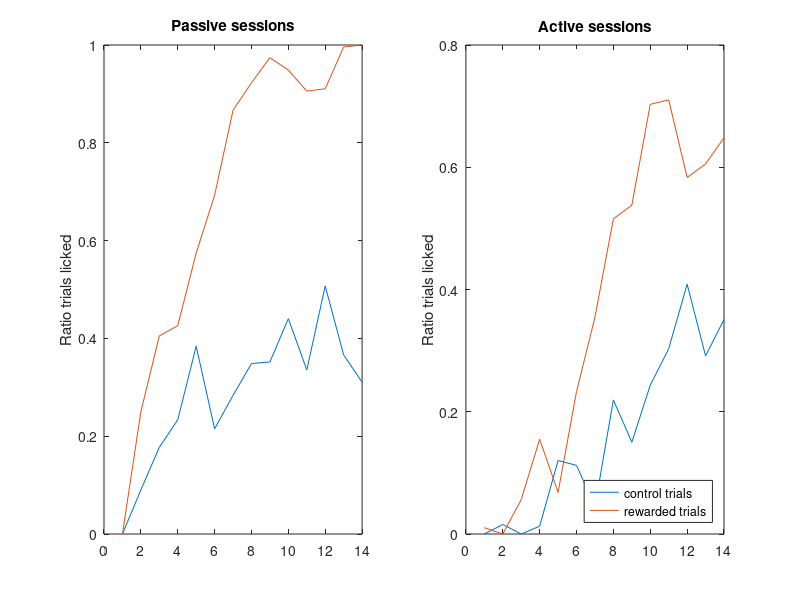

MATLAB code for this plot: (Note: this script raises an error after producing the figure.)

% Example plot
subplot(1,2,1);
passive = [linspace(0,1,8), ones(1,6)]+(rand(1,14)-0.5)/4;
passive(passive>1) = 1;
passive(passive<0) = 0;
passive_control =  [linspace(0,0.4,7), linspace(0.4,0.4,7)]+(rand(1,14)-0.5)/4;
passive_control(passive_control>1) = 1;
passive_control(passive_control<0) = 0;
plot(passive_control);hold on;
plot(passive);
% legend({'control trials', 'rewarded trials'})
ylabel('Ratio trials licked')
title('Passive sessions')

subplot(1,2,2);
active = [linspace(0,0.1,4), linspace(0.1,0.7,7), ones(1,3)*0.7]+(rand(1,14)-0.5)/4;
active(active>1) = 1;
active(active<0) = 0;
active_control = [linspace(0,0.1,4), linspace(0.1,0.3,7), ones(1,3)*0.3]+(rand(1,14)-0.5)/4;
active_control(active_control>1) = 1;
active_control(active_control<0) = 0;
plot(active_control);hold on;
plot(active);
legend({'control trials', 'rewarded trials'}, 'Location', 'southeast')
ylabel('Ratio trials licked')
title('Active sessions')


datatemp = [passive, passive_control, active, active_control];
ap = [ones(size(passive)), ones(size(passive_control)), ones(size(active))*2, ones(size(active_control))*2];
sessions = [[1:length(passive)], [1:length(passive_control)], [1:length(active)], [1:length(active_control)]];
control = [ones(size(passive)), ones(size(passive_control))*2, ones(size(active)), ones(size(active_control))*2];
data = [datatemp; sessions;control; ap]';
save('R/data/example_behaviour.mat', 'data')